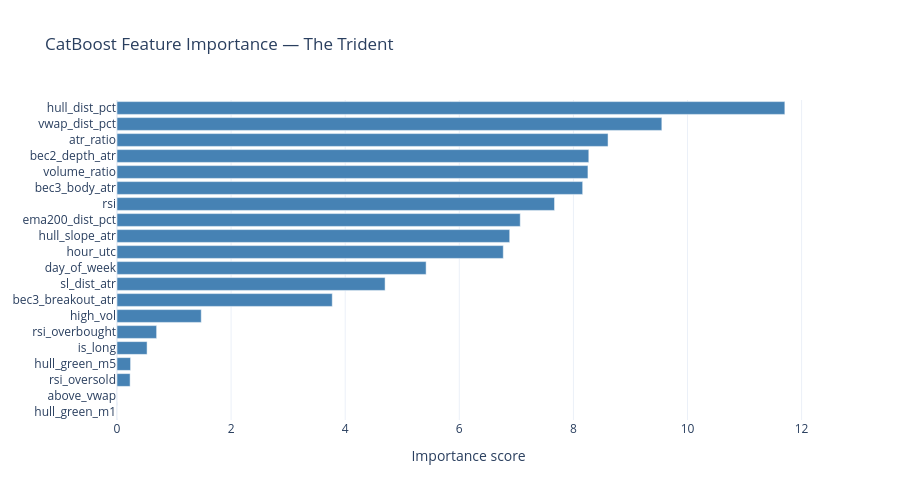

Notebook code for this chart:
### Markdown cell above
---
## Section 8 — Feature Importance & Insights

### What did the model learn?
Understanding which features matter most guides future strategy improvements.

### Code cell
# ── Feature importance plot ───────────────────────────────────────────────────
fi_final = pd.Series(
    final_model.get_feature_importance(),
    index=FEATURE_COLS
).sort_values(ascending=True)

fig = go.Figure(go.Bar(
    x=fi_final.values,
    y=fi_final.index,
    orientation='h',
    marker_color='steelblue',
))
fig.update_layout(
    title='CatBoost Feature Importance — The Trident',
    xaxis_title='Importance score',
    height=max(300, len(FEATURE_COLS) * 25),
    template='plotly_white',
)
fig.show()

print('\n── Top 5 most important features ────────────────────────────────────────')
print(fi_final.sort_values(ascending=False).head(5).round(2).to_string())
print()
print('── Bottom 5 (least useful) ──────────────────────────────────────────────')
print(fi_final.sort_values(ascending=False).tail(5).round(2).to_string())

### Figure 1 — Plotly figure (JSON) as saved in the notebook; plotly's stock layout.template omitted (floating-point values rounded to 4 significant figures)
{"data": [{"marker": {"color": "steelblue"}, "orientation": "h", "type": "bar", "x": [0.0, 0.0, 0.2297, 0.2382, 0.5272, 0.6946, 1.477, 3.773, 4.699, 5.418, 6.771, 6.883, 7.068, 7.669, 8.162, 8.255, 8.27, 8.607, 9.55, 11.71], "y": ["hull_green_m1", "above_vwap", "rsi_oversold", "hull_green_m5", "is_long", "rsi_overbought", "high_vol", "bec3_breakout_atr", "sl_dist_atr", "day_of_week", "hour_utc", "hull_slope_atr", "ema200_dist_pct", "rsi", "bec3_body_atr", "volume_ratio", "bec2_depth_atr", "atr_ratio", "vwap_dist_pct", "hull_dist_pct"]}], "layout": {"height": 500, "title": {"text": "CatBoost Feature Importance — The Trident"}, "xaxis": {"title": {"text": "Importance score"}}}}
